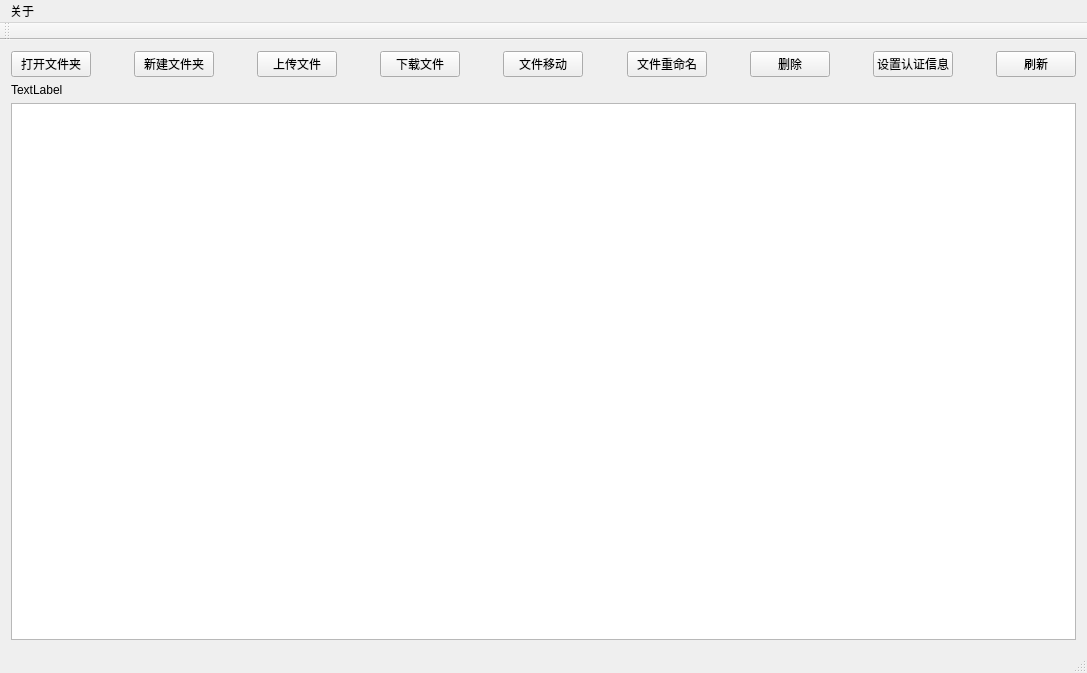
<?xml version="1.0" encoding="UTF-8"?>
<ui version="4.0">
 <class>MainWindow</class>
 <widget class="QMainWindow" name="MainWindow">
  <property name="geometry">
   <rect>
    <x>0</x>
    <y>0</y>
    <width>1087</width>
    <height>673</height>
   </rect>
  </property>
  <property name="windowTitle">
   <string>StarGui</string>
  </property>
  <widget class="QWidget" name="centralWidget">
   <layout class="QGridLayout" name="gridLayout_2">
    <item row="0" column="0">
     <layout class="QGridLayout" name="gridLayout">
      <item row="0" column="3">
       <spacer name="horizontalSpacer_2">
        <property name="orientation">
         <enum>Qt::Horizontal</enum>
        </property>
        <property name="sizeHint" stdset="0">
         <size>
          <width>40</width>
          <height>20</height>
         </size>
        </property>
       </spacer>
      </item>
      <item row="0" column="13">
       <spacer name="horizontalSpacer_8">
        <property name="orientation">
         <enum>Qt::Horizontal</enum>
        </property>
        <property name="sizeHint" stdset="0">
         <size>
          <width>40</width>
          <height>20</height>
         </size>
        </property>
       </spacer>
      </item>
      <item row="0" column="7">
       <spacer name="horizontalSpacer_4">
        <property name="orientation">
         <enum>Qt::Horizontal</enum>
        </property>
        <property name="sizeHint" stdset="0">
         <size>
          <width>40</width>
          <height>20</height>
         </size>
        </property>
       </spacer>
      </item>
      <item row="0" column="10">
       <widget class="QPushButton" name="rename_file">
        <property name="text">
         <string>文件重命名</string>
        </property>
       </widget>
      </item>
      <item row="0" column="14">
       <widget class="QPushButton" name="regist">
        <property name="text">
         <string>设置认证信息</string>
        </property>
       </widget>
      </item>
      <item row="2" column="0" colspan="17">
       <widget class="QListWidget" name="listWidget"/>
      </item>
      <item row="0" column="0">
       <widget class="QPushButton" name="open_dir">
        <property name="text">
         <string>打开文件夹</string>
        </property>
       </widget>
      </item>
      <item row="0" column="16">
       <widget class="QPushButton" name="list">
        <property name="text">
         <string>刷新</string>
        </property>
       </widget>
      </item>
      <item row="0" column="11">
       <spacer name="horizontalSpacer_6">
        <property name="orientation">
         <enum>Qt::Horizontal</enum>
        </property>
        <property name="sizeHint" stdset="0">
         <size>
          <width>40</width>
          <height>20</height>
         </size>
        </property>
       </spacer>
      </item>
      <item row="0" column="6">
       <widget class="QPushButton" name="download_file">
        <property name="text">
         <string>下载文件</string>
        </property>
       </widget>
      </item>
      <item row="0" column="9">
       <spacer name="horizontalSpacer_5">
        <property name="orientation">
         <enum>Qt::Horizontal</enum>
        </property>
        <property name="sizeHint" stdset="0">
         <size>
          <width>40</width>
          <height>20</height>
         </size>
        </property>
       </spacer>
      </item>
      <item row="0" column="5">
       <spacer name="horizontalSpacer_3">
        <property name="orientation">
         <enum>Qt::Horizontal</enum>
        </property>
        <property name="sizeHint" stdset="0">
         <size>
          <width>40</width>
          <height>20</height>
         </size>
        </property>
       </spacer>
      </item>
      <item row="0" column="8">
       <widget class="QPushButton" name="move_file">
        <property name="text">
         <string>文件移动</string>
        </property>
       </widget>
      </item>
      <item row="0" column="1">
       <spacer name="horizontalSpacer">
        <property name="orientation">
         <enum>Qt::Horizontal</enum>
        </property>
        <property name="sizeHint" stdset="0">
         <size>
          <width>40</width>
          <height>20</height>
         </size>
        </property>
       </spacer>
      </item>
      <item row="0" column="12">
       <widget class="QPushButton" name="delete_file">
        <property name="text">
         <string>删除</string>
        </property>
       </widget>
      </item>
      <item row="1" column="0" colspan="17">
       <widget class="QLabel" name="status_bar">
        <property name="text">
         <string>TextLabel</string>
        </property>
       </widget>
      </item>
      <item row="0" column="2">
       <widget class="QPushButton" name="mkdir">
        <property name="text">
         <string>新建文件夹</string>
        </property>
       </widget>
      </item>
      <item row="0" column="4">
       <widget class="QPushButton" name="upload_file">
        <property name="text">
         <string>上传文件</string>
        </property>
       </widget>
      </item>
      <item row="0" column="15">
       <spacer name="horizontalSpacer_7">
        <property name="orientation">
         <enum>Qt::Horizontal</enum>
        </property>
        <property name="sizeHint" stdset="0">
         <size>
          <width>40</width>
          <height>20</height>
         </size>
        </property>
       </spacer>
      </item>
     </layout>
    </item>
   </layout>
  </widget>
  <widget class="QMenuBar" name="menuBar">
   <property name="geometry">
    <rect>
     <x>0</x>
     <y>0</y>
     <width>1087</width>
     <height>22</height>
    </rect>
   </property>
   <widget class="QMenu" name="menu">
    <property name="title">
     <string>关于</string>
    </property>
   </widget>
   <addaction name="menu"/>
  </widget>
  <widget class="QToolBar" name="mainToolBar">
   <attribute name="toolBarArea">
    <enum>TopToolBarArea</enum>
   </attribute>
   <attribute name="toolBarBreak">
    <bool>false</bool>
   </attribute>
  </widget>
  <widget class="QStatusBar" name="statusBar"/>
 </widget>
 <layoutdefault spacing="6" margin="11"/>
 <resources/>
 <connections/>
</ui>
